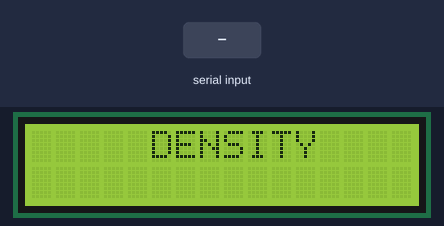
A sketch run on a simulated Arduino Uno, built with avr-gcc and run on an emulated ATmega328P. Shown: 16×2 character LCD. Inputs (shaded band) come from the test bench.

Above: at 1.2 s.
1.3 s: byte 30 received over Serial
2.8 s: byte 90 received over Serial
At 3.1 s:
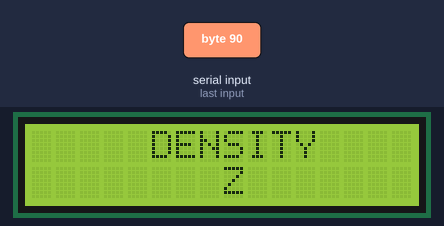
4.3 s: byte 120 received over Serial
At 5.4 s:
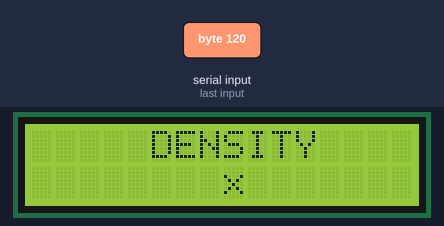
Timing chart, 0 to 7.3 s (numbered marks = the images above; inputs shaded):
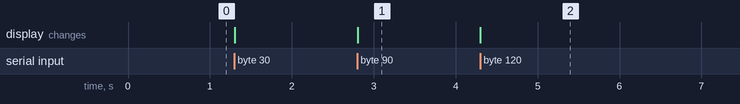

Measured:
- after the input at 2.8 s, the display: changes at once (image 1)
- after the input at 4.3 s, the display: changes at once (image 2)

The sketch:

lcd1.ino
```cpp
#include<LiquidCrystal.h>

LiquidCrystal lcd(12, 11, 5, 4, 3, 2);  // sets the interfacing pins

void setup()
{
Serial.begin(9600);
 lcd.begin(16, 2);  // initializes the 16x2 LCD
}

void loop()
{
  lcd.setCursor(8,1);        //sets the cursor at row 0 column 0
    if(Serial.available() > 0) {
    char data = Serial.read();
    lcd.print(data);
    /*
 if (data == 1){

  lcd.print("low");
 }
  */
    }

  lcd.setCursor(5,0);          //sets the cursor at row 1 column 2
  lcd.print("DENSITY");
}
```
